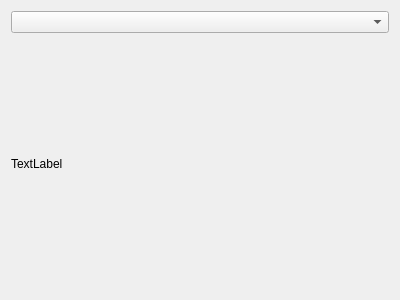
<?xml version="1.0" encoding="UTF-8"?>
<ui version="4.0">
 <class>ZynCombo</class>
 <widget class="QWidget" name="ZynCombo">
  <property name="geometry">
   <rect>
    <x>0</x>
    <y>0</y>
    <width>400</width>
    <height>300</height>
   </rect>
  </property>
  <property name="windowTitle">
   <string>Form</string>
  </property>
  <layout class="QVBoxLayout" name="verticalLayout">
   <item>
    <widget class="QComboBox" name="comboBox"/>
   </item>
   <item>
    <widget class="QLabel" name="label">
     <property name="text">
      <string>TextLabel</string>
     </property>
    </widget>
   </item>
  </layout>
 </widget>
 <resources/>
 <connections/>
</ui>
